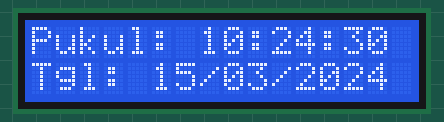
Recording of a sketch running on a simulated Arduino Uno, built with avr-gcc and run on an emulated ATmega328P. Shown: 16×2 character LCD. The local clock reads 2024-03-15 10:24:30 at power-on unless the sketch sets it.

Above: at 0.1 s.
At 4.3 s:
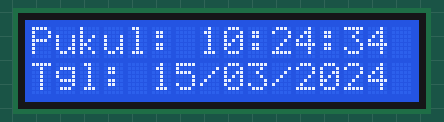
At 9.4 s:
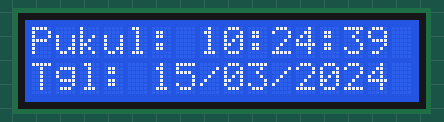
At 18.7 s:
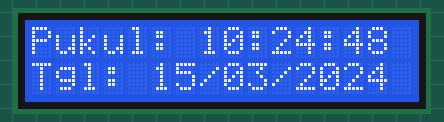
At 28.0 s:
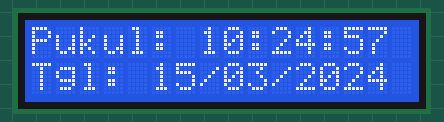
At 38.3 s:
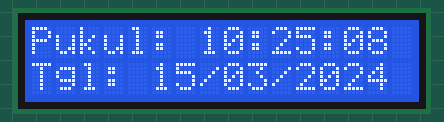

Measured:
- what the display in image 1 shows lasts 1.1 s, from 4.2 s to 5.3 s

The sketch:

RTC_DS1302.ino
```cpp
#include <Wire.h>
#include <LiquidCrystal_I2C.h> // Library LCD Frank de Brabander
#include <ThreeWire.h>
#include <RtcDS1302.h>  // Library RTC by Makuna

// 1. Setup LCD
LiquidCrystal_I2C lcd(0x27, 16, 2);

// 2. Setup RTC (IO=7, CLK=6, RST=8)
ThreeWire myWire(7, 6, 8);
RtcDS1302<ThreeWire> Rtc(myWire);

void setup() {
    Serial.begin(9600);

    // Init LCD
    lcd.init();
    lcd.backlight();

    // Init RTC
    Rtc.Begin();

    // PENTING: Cek jika RTC error/baterai habis
    if (!Rtc.IsDateTimeValid()) {
        lcd.print("Error RTC!");
    }

    // Uncomment baris di bawah ini HANYA JIKA jam ngaco, lalu upload.
    // Setelah jam benar, comment lagi dan upload ulang.
    // RtcDateTime compiled = RtcDateTime(__DATE__, __TIME__);
    // Rtc.SetDateTime(compiled);
}

void loop() {
    RtcDateTime now = Rtc.GetDateTime();

    // --- Tampilkan Jam (Baris 1) ---
    lcd.setCursor(0,0);
    lcd.print("Pukul: ");
    printDigits(now.Hour());
    lcd.print(":");
    printDigits(now.Minute());
    lcd.print(":");
    printDigits(now.Second());

    // --- Tampilkan Tanggal (Baris 2) ---
    lcd.setCursor(0,1);
    lcd.print("Tgl: ");
    printDigits(now.Day());
    lcd.print("/");
    printDigits(now.Month());
    lcd.print("/");
    lcd.print(now.Year());

    delay(1000);
}

// Function Helper biar angka < 10 ada '0' depannya
void printDigits(int digits){
    if(digits < 10)
        lcd.print("0");
    lcd.print(digits);
}
```
